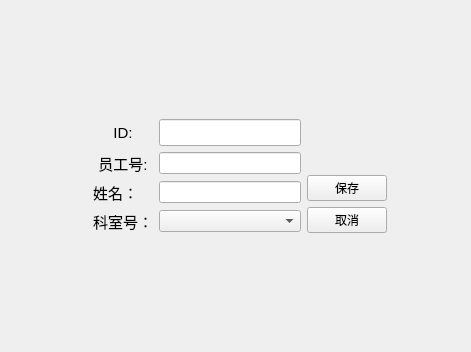
<?xml version="1.0" encoding="UTF-8"?>
<ui version="4.0">
 <class>DoctorEditView</class>
 <widget class="QWidget" name="DoctorEditView">
  <property name="geometry">
   <rect>
    <x>0</x>
    <y>0</y>
    <width>471</width>
    <height>352</height>
   </rect>
  </property>
  <property name="windowTitle">
   <string>编辑医生信息</string>
  </property>
  <widget class="QWidget" name="layoutWidget">
   <property name="geometry">
    <rect>
     <x>50</x>
     <y>100</y>
     <width>379</width>
     <height>153</height>
    </rect>
   </property>
   <layout class="QVBoxLayout" name="verticalLayout">
    <item>
     <spacer name="verticalSpacer">
      <property name="orientation">
       <enum>Qt::Vertical</enum>
      </property>
      <property name="sizeHint" stdset="0">
       <size>
        <width>20</width>
        <height>40</height>
       </size>
      </property>
     </spacer>
    </item>
    <item>
     <layout class="QHBoxLayout" name="horizontalLayout">
      <item>
       <spacer name="horizontalSpacer">
        <property name="orientation">
         <enum>Qt::Horizontal</enum>
        </property>
        <property name="sizeHint" stdset="0">
         <size>
          <width>28</width>
          <height>20</height>
         </size>
        </property>
       </spacer>
      </item>
      <item>
       <layout class="QGridLayout" name="gridLayout_2">
        <item row="0" column="0" rowspan="3">
         <layout class="QGridLayout" name="gridLayout">
          <item row="2" column="0">
           <widget class="QLabel" name="label_3">
            <property name="font">
             <font>
              <pointsize>11</pointsize>
             </font>
            </property>
            <property name="text">
             <string>姓名：</string>
            </property>
           </widget>
          </item>
          <item row="0" column="0">
           <widget class="QLabel" name="label">
            <property name="font">
             <font>
              <pointsize>11</pointsize>
             </font>
            </property>
            <property name="text">
             <string>ID:</string>
            </property>
            <property name="alignment">
             <set>Qt::AlignCenter</set>
            </property>
           </widget>
          </item>
          <item row="2" column="1">
           <widget class="QLineEdit" name="dbEditName"/>
          </item>
          <item row="0" column="1">
           <widget class="QLineEdit" name="dbEditID">
            <property name="font">
             <font>
              <pointsize>12</pointsize>
             </font>
            </property>
           </widget>
          </item>
          <item row="1" column="1">
           <widget class="QLineEdit" name="dbEditEmployeeID"/>
          </item>
          <item row="1" column="0">
           <widget class="QLabel" name="label_2">
            <property name="font">
             <font>
              <pointsize>11</pointsize>
             </font>
            </property>
            <property name="text">
             <string>员工号:</string>
            </property>
            <property name="alignment">
             <set>Qt::AlignCenter</set>
            </property>
           </widget>
          </item>
          <item row="3" column="0">
           <widget class="QLabel" name="label_4">
            <property name="font">
             <font>
              <pointsize>11</pointsize>
             </font>
            </property>
            <property name="text">
             <string>科室号：</string>
            </property>
           </widget>
          </item>
          <item row="3" column="1">
           <widget class="QComboBox" name="cbDepartment"/>
          </item>
         </layout>
        </item>
        <item row="2" column="1">
         <widget class="QPushButton" name="pushButton_2">
          <property name="text">
           <string>取消</string>
          </property>
         </widget>
        </item>
        <item row="1" column="1">
         <widget class="QPushButton" name="pushButton">
          <property name="text">
           <string>保存</string>
          </property>
         </widget>
        </item>
       </layout>
      </item>
      <item>
       <spacer name="horizontalSpacer_2">
        <property name="orientation">
         <enum>Qt::Horizontal</enum>
        </property>
        <property name="sizeHint" stdset="0">
         <size>
          <width>28</width>
          <height>20</height>
         </size>
        </property>
       </spacer>
      </item>
     </layout>
    </item>
    <item>
     <spacer name="verticalSpacer_2">
      <property name="orientation">
       <enum>Qt::Vertical</enum>
      </property>
      <property name="sizeHint" stdset="0">
       <size>
        <width>20</width>
        <height>40</height>
       </size>
      </property>
     </spacer>
    </item>
   </layout>
  </widget>
 </widget>
 <resources/>
 <connections/>
</ui>
